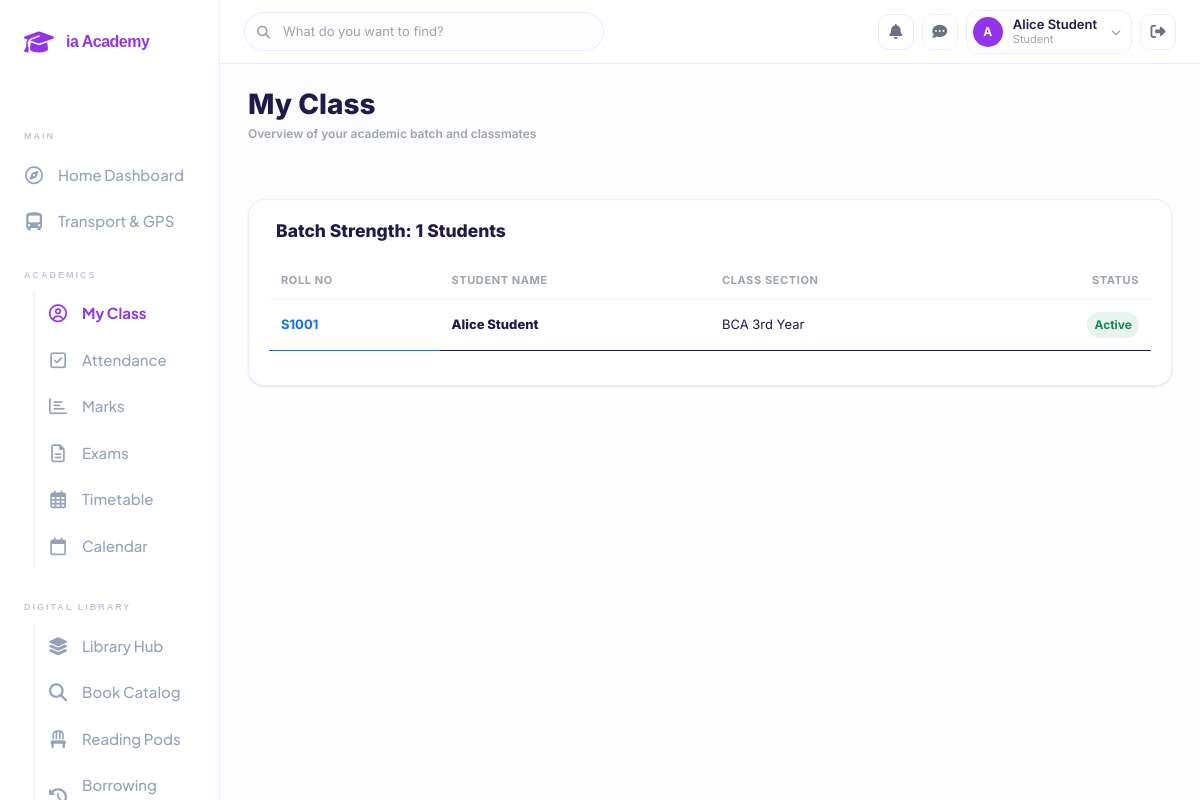
/student/my_class.php (signed in), run on the app's committed database.
### tables this page shows
CREATE TABLE students (
    id INT AUTO_INCREMENT PRIMARY KEY,
    user_id INT NOT NULL,
    roll_no VARCHAR(50) UNIQUE NOT NULL,
    class VARCHAR(50),
    semester INT,
    parent_phone VARCHAR(20),
    FOREIGN KEY (user_id) REFERENCES users(id) ON DELETE CASCADE
);

CREATE TABLE users (
    id INT AUTO_INCREMENT PRIMARY KEY,
    name VARCHAR(255) NOT NULL,
    email VARCHAR(255) UNIQUE NOT NULL,
    password VARCHAR(255) NOT NULL,
    role ENUM('admin', 'teacher', 'student', 'parent') NOT NULL,
    phone VARCHAR(20),
    created_at TIMESTAMP DEFAULT CURRENT_TIMESTAMP
);

### config/db.php (called while the page is built, shortened)
<?php
if (!class_exists('SmartPDOStatement')) {
    class SmartPDOStatement {
        private $stmt;
        private $httpBridge;
        private string $sql;
        private array $rows = [];
        public function __construct($stmtOrBridge, string $sql = '') {
            if ($stmtOrBridge instanceof NeonHttpBridge) {
                $this->httpBridge = $stmtOrBridge;
                $this->sql = $sql;
            } else {
                $this->stmt = $stmtOrBridge;
            }
        }
        public function execute(?array $params = null): bool {
            if ($this->stmt) {
                return $this->stmt->execute($params);
            }
            $res = $this->httpBridge->runQuery($this->sql, $params ?? []);
            $this->rows = $res['rows'] ?? [];
            return true;
        }
        public function fetchAll(int $mode = PDO::FETCH_ASSOC, ...$args): array {
            if ($this->stmt) {
                return $this->stmt->fetchAll($mode, ...$args);
            }
            return $this->rows;
        }
    }
    class SmartPDO {
        private ?PDO $pdo = null;
        private ?NeonHttpBridge $http = null;
        private string $driver;
        public function __construct($pdoOrBridge, string $driver = 'pgsql') {
            $this->driver = $driver;
            if ($pdoOrBridge instanceof PDO) {
                $this->pdo = $pdoOrBridge;
            } elseif ($pdoOrBridge instanceof NeonHttpBridge) {
                $this->http = $pdoOrBridge;
            }
        }
        public static function translateSql(string $sql, string $driver = 'pgsql'): string {
            if ($driver !== 'pgsql') {
                return $sql;
            }
            $s = trim($sql);
            $s = str_replace('`', '', $s);
            $s = preg_replace('/\bCURDATE\s*\(\s*\)/i', 'CURRENT_DATE', $s);
            $s = preg_replace('/\bMONTH\s*\(\s*([a-zA-Z0-9_.]+)\s*\)/i', 'EXTRACT(MONTH FROM $1)::int', $s);
            $s = preg_replace('/\bYEAR\s*\(\s*([a-zA-Z0-9_.]+)\s*\)/i', 'EXTRACT(YEAR FROM $1)::int', $s);
            $s = preg_replace('/\bDATE_ADD\s*\(\s*NOW\s*\(\s*\)\s*,\s*INTERVAL\s+(\d+\s+[A-Z]+)\s*\)/i', "(NOW() + INTERVAL '$1')", $s);
            $s = preg_replace('/\bTIMESTAMPDIFF\s*\(\s*SECOND\s*,\s*([a-zA-Z0-9_.]+)\s*,\s*NOW\s*\(\s*\)\s*\)/i', 'EXTRACT(EPOCH FROM (NOW() - $1))::int', $s);
            $s = preg_replace('/\bCAST\s*\(\s*SUBSTRING_INDEX\s*\(\s*([a-zA-Z0-9_.]+)\s*,\s*\'-\'\s*,\s*-1\s*\)\s+AS\s+UNSIGNED\s*\)/i', "CAST(SPLIT_PART($1, '-', 2) AS INTEGER)", $s);
            $s = preg_replace('/\bSUM\s*\(\s*([a-zA-Z0-9_.]+)\s*=\s*(\'[^\']*\')\s*\)/i', 'SUM(CASE WHEN $1 = $2 THEN 1 ELSE 0 END)', $s);
            return $s;
        }
        public function prepare(string $sql, array $options = []) {
            $translated = self::translateSql($sql, $this->driver);
            if ($this->pdo) {
                $stmt = $this->pdo->prepare($translated, $options);
                return new SmartPDOStatement($stmt);
            }
            return new SmartPDOStatement($this->http, $translated);
        }
    }
}
if (!function_exists('get_env_val')) {
    function get_env_val(array $keys, $default = null) {
        return $default;
    }
}
$pg_host = get_env_val(['PGHOST', 'POSTGRES_HOST']);
$pg_db   = get_env_val(['PGDATABASE', 'POSTGRES_DATABASE'], 'neondb');
$pg_user = get_env_val(['PGUSER', 'POSTGRES_USER']);
$pg_pass = get_env_val(['PGPASSWORD', 'POSTGRES_PASSWORD']);
$db_url  = get_env_val(['DATABASE_URL', 'POSTGRES_URL']);
$options = [
    PDO::ATTR_ERRMODE            => PDO::ERRMODE_EXCEPTION,
    PDO::ATTR_DEFAULT_FETCH_MODE => PDO::FETCH_ASSOC,
    PDO::ATTR_EMULATE_PREPARES   => true,
    PDO::ATTR_TIMEOUT            => 8,
];
if ($pg_host && $pg_user) {
    try {
        if (extension_loaded('pdo_pgsql')) {
            $dsn = "pgsql:host={$pg_host};port=5432;dbname={$pg_db};sslmode=require";
            $rawPdo = new PDO($dsn, $pg_user, $pg_pass, $options);
            $pdo = new SmartPDO($rawPdo, 'pgsql');
        } else {
            $connStr = $db_url ?: "postgresql://{$pg_user}:{$pg_pass}@{$pg_host}/{$pg_db}?sslmode=require";
            $bridge = new NeonHttpBridge($pg_host, $connStr);
            $pdo = new SmartPDO($bridge, 'pgsql');
        }
    } catch (\Throwable $e) {
        try {
            $connStr = $db_url ?: "postgresql://{$pg_user}:{$pg_pass}@{$pg_host}/{$pg_db}?sslmode=require";
            $bridge = new NeonHttpBridge($pg_host, $connStr);
            $pdo = new SmartPDO($bridge, 'pgsql');
        } catch (\Throwable $e2) {
            http_response_code(500);
            die("Database connection error.");
        }
    }
} else {
    $host = get_env_val(['DB_HOST', 'MYSQLHOST', 'MYSQL_HOST'], 'localhost');
    $port = get_env_val(['DB_PORT', 'MYSQLPORT', 'MYSQL_PORT'], '3306');
    $db   = get_env_val(['DB_NAME', 'MYSQLDATABASE', 'MYSQL_DATABASE'], 'smart_college_erp');
    $user = get_env_val(['DB_USER', 'MYSQLUSER', 'MYSQL_USER'], 'root');
    $pass = get_env_val(['DB_PASS', 'MYSQLPASSWORD', 'MYSQL_PASSWORD'], '');
    $dsn = "mysql:host={$host};port={$port};dbname={$db};charset=utf8mb4";
    try {
        $rawPdo = new PDO($dsn, $user, $pass, $options);
        $pdo = new SmartPDO($rawPdo, 'mysql');
    } catch (\PDOException $e) {
        http_response_code(500);
        die("<div style='font-family:sans-serif; padding:50px; text-align:center;'>
                <h2 style='color:#b91c1c;'>⛔ Database Connection Error</h2>
                <p>Could not connect to the database server.</p>
             </div>");
    }
}
?>

### student/my_class.php (the view, shortened to what this page needs)
<?php
require_once('../config/db.php');
$stmt = $pdo->prepare("SELECT u.name, s.roll_no, s.class
                       FROM students s
                       JOIN users u ON s.user_id = u.id
                       WHERE s.class = (SELECT class FROM students WHERE user_id = ?)
                       ORDER BY u.name ASC");
$stmt->execute([$_SESSION['user_id']]);
$classmates = $stmt->fetchAll();
?>
<!DOCTYPE html>
<html lang="en">
<head>
    <link href="https://cdn.jsdelivr.net/npm/bootstrap@5.3.0/dist/css/bootstrap.min.css" rel="stylesheet">
    <link rel="stylesheet" href="https://cdnjs.cloudflare.com/ajax/libs/font-awesome/6.4.0/css/all.min.css">
    <link rel="stylesheet" href="../assets/css/style.css?v=<?php echo time(); ?>">
</head>
<body>
    <div class="wrapper">
        <?php include('../includes/sidebar.php'); ?>
        <div class="main-content">
            <?php include('../includes/topbar.php'); ?>
            <div class="content-area">
                <div class="d-flex justify-content-between align-items-center mb-5 animate-up">
                    <div>
                        <h2 class="fw-800 mb-1">My Class</h2>
                        <p class="text-muted small fw-600">Overview of your academic batch and classmates</p>
                    </div>
                </div>
                <div class="card-premium animate-up">
                    <h5 class="fw-800 mb-4 px-2">Batch Strength: <?php echo count($classmates); ?> Students</h5>
                    <div class="table-responsive">
                        <table class="table glass-table">
                            <thead>
                                <tr>
                                    <th>Roll No</th>
                                    <th>Student Name</th>
                                    <th>Class Section</th>
                                    <th class="text-end">Status</th>
                                </tr>
                            </thead>
                            <tbody>
                                <?php foreach($classmates as $c): ?>
                                <tr>
                                    <td class="fw-bold text-primary"><?php echo $c['roll_no']; ?></td>
                                    <td class="fw-800"><?php echo $c['name']; ?></td>
                                    <td><span class="badge-category cat-user-login"><?php echo $c['class']; ?></span></td>
                                    <td class="text-end"><span class="badge bg-success bg-opacity-10 text-success fw-bold p-2 small">Active</span></td>
                                </tr>
                                <?php endforeach; ?>
                            </tbody>
                        </table>
                    </div>
                </div>
            </div>
        </div>
    </div>
</body>
</html>

### assets/css/style.css (style rules this page uses)
:root { --primary: #7C3AED; --primary-light: #EDE9FE; --primary-soft: #F5F3FF; --secondary: #F59E0B; --secondary-light:#FEF3C7; --green: #10B981; --green-light: #D1FAE5; --red: #EF4444; --red-light: #FEE2E2; --blue: #3B82F6; --blue-light: #DBEAFE; --bg: #FDFDFF; --bg-card: #FFFFFF; --sidebar-bg: #FFFFFF; --topbar-bg: #FFFFFF; --primary: #9333EA; --primary-light: #F5F3FF; --primary-soft: #F3E8FF; --text: #1E1B4B; --text-sub: #6B7280; --text-muted: #9CA3AF; --border: #EDE9FE; --border-light: #F3F4F6; --sidebar-w: 220px; --topbar-h: 64px; --radius: 12px; --radius-lg: 16px; --radius-xl: 20px; --shadow: 0 1px 3px rgba(0,0,0,0.06), 0 1px 2px rgba(0,0,0,0.04); --shadow-md: 0 4px 12px rgba(124,58,237,0.08); --shadow-lg: 0 8px 24px rgba(124,58,237,0.12); }
*, *::before, *::after { margin:0; padding:0; box-sizing:border-box; }
html { font-size: 14px; }
body { font-family: 'Inter', sans-serif; background: var(--bg); color: var(--text); line-height: 1.5; -webkit-font-smoothing: antialiased; }
.wrapper { display: flex; min-height: 100vh; }
.main-content { flex: 1; margin-left: var(--sidebar-w); display: flex; flex-direction: column; min-height: 100vh; min-width: 0; }
.content-area { flex: 1; padding: 24px 28px; margin-top: var(--topbar-h); }
.card, .card-premium { background: var(--bg-card); border-radius: var(--radius-lg); border: 1.5px solid var(--border); padding: 20px; box-shadow: var(--shadow); }
.table { width: 100%; border-collapse: collapse; }
.table thead tr { border-bottom: 1.5px solid var(--border-light); }
.table thead th { padding: 10px 12px; text-align: left; font-size: 11px; font-weight: 700; text-transform: uppercase; letter-spacing: 0.6px; color: var(--text-muted); white-space: nowrap; }
.table tbody tr { border-bottom: 1px solid var(--border-light); transition: background 0.15s; }
.table tbody tr:last-child { border-bottom: none; }
.table tbody td { padding: 12px; font-size: 13px; color: var(--text); vertical-align: middle; }
.badge { display: inline-flex; align-items: center; gap: 4px; padding: 3px 10px; border-radius: 9999px; font-size: 11.5px; font-weight: 600; }
.mb-4 { margin-bottom: 20px; }
.fw-600 { font-weight: 600 !important; }
.fw-800 { font-weight: 800 !important; }
.text-muted { color: var(--text-muted) !important; }
.small { font-size: 12px !important; }
.animate-up { animation: fadeUp 0.3s ease both; }
.table-responsive { border-radius: var(--radius); overflow: hidden; }

### data on the page
students: roll_no "S1001", user.name "Alice Student", class "BCA 3rd Year"

### other printed values
$initial "A"
$user_name "Alice Student"
$user_role "Student"
count($classmates) "1"
